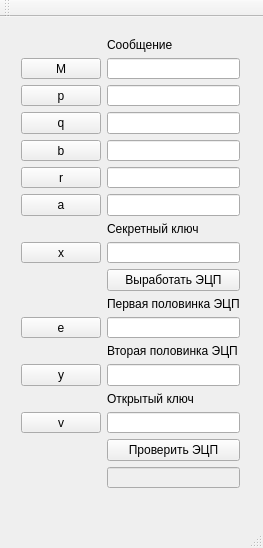
<?xml version="1.0" encoding="UTF-8"?>
<ui version="4.0">
 <class>MainWindow</class>
 <widget class="QMainWindow" name="MainWindow">
  <property name="geometry">
   <rect>
    <x>0</x>
    <y>0</y>
    <width>263</width>
    <height>548</height>
   </rect>
  </property>
  <property name="windowTitle">
   <string>MainWindow</string>
  </property>
  <widget class="QWidget" name="centralWidget">
   <widget class="QWidget" name="gridLayoutWidget">
    <property name="geometry">
     <rect>
      <x>10</x>
      <y>10</y>
      <width>241</width>
      <height>471</height>
     </rect>
    </property>
    <layout class="QGridLayout" name="gridLayout">
     <item row="0" column="1">
      <widget class="QLabel" name="label">
       <property name="text">
        <string>Сообщение</string>
       </property>
      </widget>
     </item>
     <item row="1" column="1">
      <widget class="QLineEdit" name="lineEdit_M"/>
     </item>
     <item row="18" column="1">
      <spacer name="verticalSpacer">
       <property name="orientation">
        <enum>Qt::Vertical</enum>
       </property>
       <property name="sizeHint" stdset="0">
        <size>
         <width>20</width>
         <height>40</height>
        </size>
       </property>
      </spacer>
     </item>
     <item row="2" column="1">
      <widget class="QLineEdit" name="lineEdit_p"/>
     </item>
     <item row="3" column="1">
      <widget class="QLineEdit" name="lineEdit_q"/>
     </item>
     <item row="4" column="1">
      <widget class="QLineEdit" name="lineEdit_b"/>
     </item>
     <item row="5" column="1">
      <widget class="QLineEdit" name="lineEdit_r"/>
     </item>
     <item row="6" column="1">
      <widget class="QLineEdit" name="lineEdit_a"/>
     </item>
     <item row="8" column="1">
      <widget class="QLineEdit" name="lineEdit_x"/>
     </item>
     <item row="9" column="1">
      <widget class="QPushButton" name="pushButton_Subscribe">
       <property name="text">
        <string>Выработать ЭЦП</string>
       </property>
      </widget>
     </item>
     <item row="13" column="1">
      <widget class="QLineEdit" name="lineEdit_y"/>
     </item>
     <item row="11" column="1">
      <widget class="QLineEdit" name="lineEdit_e"/>
     </item>
     <item row="15" column="1">
      <widget class="QLineEdit" name="lineEdit_v"/>
     </item>
     <item row="16" column="1">
      <widget class="QPushButton" name="pushButton_Verify">
       <property name="text">
        <string>Проверить ЭЦП</string>
       </property>
      </widget>
     </item>
     <item row="17" column="1">
      <widget class="QLineEdit" name="lineEdit">
       <property name="enabled">
        <bool>false</bool>
       </property>
      </widget>
     </item>
     <item row="7" column="1">
      <widget class="QLabel" name="label_12">
       <property name="text">
        <string>Секретный ключ</string>
       </property>
      </widget>
     </item>
     <item row="14" column="1">
      <widget class="QLabel" name="label_13">
       <property name="text">
        <string>Открытый ключ</string>
       </property>
      </widget>
     </item>
     <item row="10" column="1">
      <widget class="QLabel" name="label_14">
       <property name="text">
        <string>Первая половинка ЭЦП</string>
       </property>
      </widget>
     </item>
     <item row="12" column="1">
      <widget class="QLabel" name="label_15">
       <property name="text">
        <string>Вторая половинка ЭЦП</string>
       </property>
      </widget>
     </item>
     <item row="1" column="0">
      <widget class="QPushButton" name="pushButton_M">
       <property name="text">
        <string>M</string>
       </property>
      </widget>
     </item>
     <item row="2" column="0">
      <widget class="QPushButton" name="pushButton_p">
       <property name="text">
        <string>p</string>
       </property>
      </widget>
     </item>
     <item row="3" column="0">
      <widget class="QPushButton" name="pushButton_q">
       <property name="text">
        <string>q</string>
       </property>
      </widget>
     </item>
     <item row="4" column="0">
      <widget class="QPushButton" name="pushButton_b">
       <property name="text">
        <string>b</string>
       </property>
      </widget>
     </item>
     <item row="5" column="0">
      <widget class="QPushButton" name="pushButton_r">
       <property name="text">
        <string>r</string>
       </property>
      </widget>
     </item>
     <item row="6" column="0">
      <widget class="QPushButton" name="pushButton_a">
       <property name="text">
        <string>a</string>
       </property>
      </widget>
     </item>
     <item row="8" column="0">
      <widget class="QPushButton" name="pushButton_x">
       <property name="text">
        <string>x</string>
       </property>
      </widget>
     </item>
     <item row="11" column="0">
      <widget class="QPushButton" name="pushButton_e">
       <property name="text">
        <string>e</string>
       </property>
      </widget>
     </item>
     <item row="13" column="0">
      <widget class="QPushButton" name="pushButton_y">
       <property name="text">
        <string>y</string>
       </property>
      </widget>
     </item>
     <item row="15" column="0">
      <widget class="QPushButton" name="pushButton_v">
       <property name="text">
        <string>v</string>
       </property>
      </widget>
     </item>
    </layout>
   </widget>
  </widget>
  <widget class="QMenuBar" name="menuBar">
   <property name="geometry">
    <rect>
     <x>0</x>
     <y>0</y>
     <width>263</width>
     <height>21</height>
    </rect>
   </property>
  </widget>
  <widget class="QToolBar" name="mainToolBar">
   <attribute name="toolBarArea">
    <enum>TopToolBarArea</enum>
   </attribute>
   <attribute name="toolBarBreak">
    <bool>false</bool>
   </attribute>
  </widget>
  <widget class="QStatusBar" name="statusBar"/>
 </widget>
 <layoutdefault spacing="6" margin="11"/>
 <resources/>
 <connections/>
</ui>
